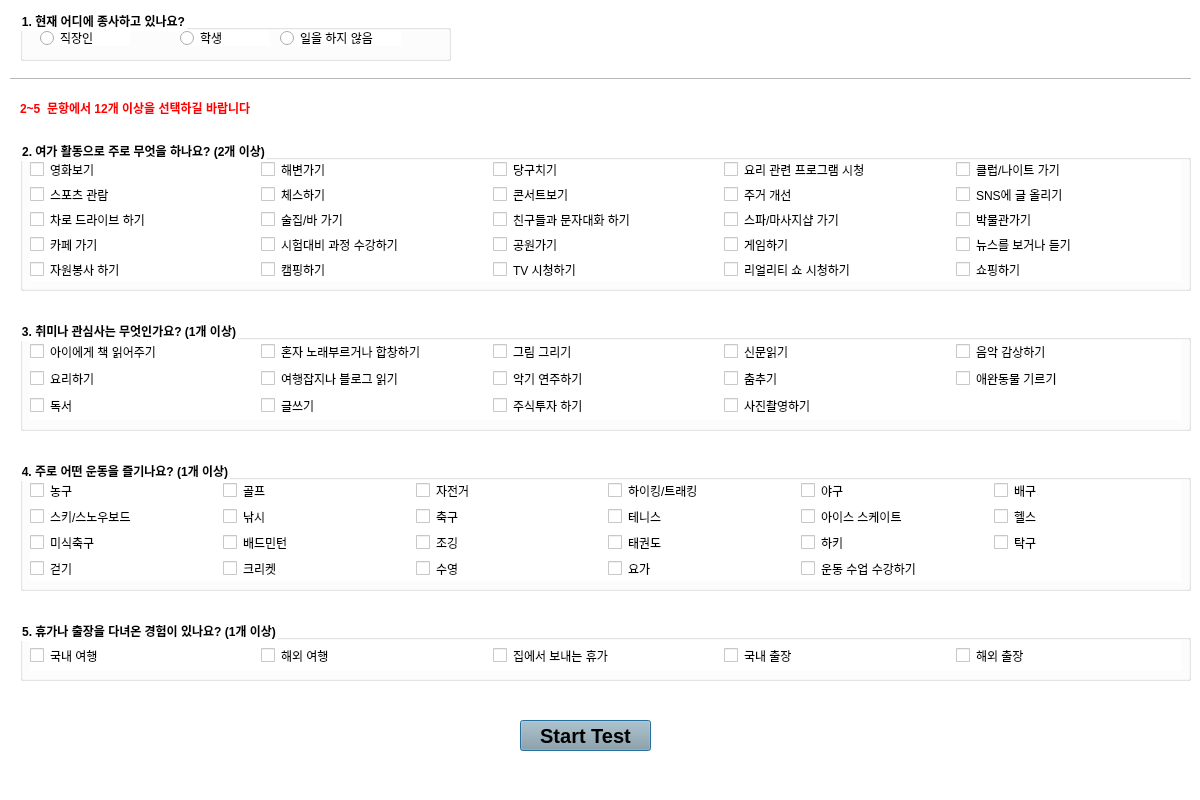
<?xml version="1.0" encoding="UTF-8"?>
<ui version="4.0">
 <class>SurveyDialog</class>
 <widget class="QDialog" name="SurveyDialog">
  <property name="geometry">
   <rect>
    <x>0</x>
    <y>0</y>
    <width>1200</width>
    <height>800</height>
   </rect>
  </property>
  <property name="sizePolicy">
   <sizepolicy hsizetype="Fixed" vsizetype="Fixed">
    <horstretch>0</horstretch>
    <verstretch>0</verstretch>
   </sizepolicy>
  </property>
  <property name="minimumSize">
   <size>
    <width>1200</width>
    <height>800</height>
   </size>
  </property>
  <property name="maximumSize">
   <size>
    <width>1200</width>
    <height>800</height>
   </size>
  </property>
  <property name="baseSize">
   <size>
    <width>1200</width>
    <height>800</height>
   </size>
  </property>
  <property name="windowTitle">
   <string>OPIc 연습기 - 설문조사</string>
  </property>
  <property name="windowIcon">
   <iconset>
    <normaloff>data/winicon.jpg</normaloff>data/winicon.jpg</iconset>
  </property>
  <property name="styleSheet">
   <string notr="true">background-color:white</string>
  </property>
  <widget class="QGroupBox" name="surveyGB1">
   <property name="geometry">
    <rect>
     <x>20</x>
     <y>10</y>
     <width>431</width>
     <height>51</height>
    </rect>
   </property>
   <property name="font">
    <font>
     <weight>75</weight>
     <bold>true</bold>
    </font>
   </property>
   <property name="styleSheet">
    <string notr="true">QRadioButton::indicator::checked {background-color: red}
QRadioButton::checked {color: red}</string>
   </property>
   <property name="title">
    <string>1. 현재 어디에 종사하고 있나요?</string>
   </property>
   <widget class="QRadioButton" name="RB_employee">
    <property name="geometry">
     <rect>
      <x>20</x>
      <y>20</y>
      <width>90</width>
      <height>16</height>
     </rect>
    </property>
    <property name="font">
     <font>
      <weight>50</weight>
      <bold>false</bold>
     </font>
    </property>
    <property name="text">
     <string>직장인</string>
    </property>
   </widget>
   <widget class="QRadioButton" name="RB_student">
    <property name="geometry">
     <rect>
      <x>160</x>
      <y>20</y>
      <width>90</width>
      <height>16</height>
     </rect>
    </property>
    <property name="font">
     <font>
      <weight>50</weight>
      <bold>false</bold>
     </font>
    </property>
    <property name="text">
     <string>학생</string>
    </property>
   </widget>
   <widget class="QRadioButton" name="RB_jobseeker">
    <property name="geometry">
     <rect>
      <x>260</x>
      <y>20</y>
      <width>121</width>
      <height>16</height>
     </rect>
    </property>
    <property name="text">
     <string>일을 하지 않음</string>
    </property>
   </widget>
  </widget>
  <widget class="QGroupBox" name="surveyGB2">
   <property name="geometry">
    <rect>
     <x>20</x>
     <y>140</y>
     <width>1171</width>
     <height>151</height>
    </rect>
   </property>
   <property name="font">
    <font>
     <weight>75</weight>
     <bold>true</bold>
    </font>
   </property>
   <property name="styleSheet">
    <string notr="true">QCheckBox::indicator::checked {background-color: red}
QCheckBox::checked {color: red}
</string>
   </property>
   <property name="title">
    <string>2. 여가 활동으로 주로 무엇을 하나요? (2개 이상)</string>
   </property>
   <widget class="QWidget" name="layoutWidget">
    <property name="geometry">
     <rect>
      <x>10</x>
      <y>20</y>
      <width>1151</width>
      <height>121</height>
     </rect>
    </property>
    <layout class="QGridLayout" name="survey_grid2">
     <item row="0" column="2">
      <widget class="QCheckBox" name="CB_billiards">
       <property name="font">
        <font>
         <weight>50</weight>
         <bold>false</bold>
        </font>
       </property>
       <property name="text">
        <string>당구치기</string>
       </property>
      </widget>
     </item>
     <item row="3" column="0">
      <widget class="QCheckBox" name="CB_cafe">
       <property name="font">
        <font>
         <weight>50</weight>
         <bold>false</bold>
        </font>
       </property>
       <property name="text">
        <string>카페 가기</string>
       </property>
      </widget>
     </item>
     <item row="2" column="1">
      <widget class="QCheckBox" name="CB_bar">
       <property name="font">
        <font>
         <weight>50</weight>
         <bold>false</bold>
        </font>
       </property>
       <property name="text">
        <string>술집/바 가기</string>
       </property>
      </widget>
     </item>
     <item row="3" column="1">
      <widget class="QCheckBox" name="CB_studyfortest">
       <property name="font">
        <font>
         <weight>50</weight>
         <bold>false</bold>
        </font>
       </property>
       <property name="text">
        <string>시험대비 과정 수강하기</string>
       </property>
      </widget>
     </item>
     <item row="1" column="0">
      <widget class="QCheckBox" name="CB_sportshow">
       <property name="font">
        <font>
         <weight>50</weight>
         <bold>false</bold>
        </font>
       </property>
       <property name="text">
        <string>스포츠 관람</string>
       </property>
      </widget>
     </item>
     <item row="2" column="4">
      <widget class="QCheckBox" name="CB_museum">
       <property name="font">
        <font>
         <weight>50</weight>
         <bold>false</bold>
        </font>
       </property>
       <property name="text">
        <string>박물관가기</string>
       </property>
      </widget>
     </item>
     <item row="4" column="3">
      <widget class="QCheckBox" name="CB_realityshow">
       <property name="font">
        <font>
         <weight>50</weight>
         <bold>false</bold>
        </font>
       </property>
       <property name="text">
        <string>리얼리티 쇼 시청하기</string>
       </property>
      </widget>
     </item>
     <item row="1" column="2">
      <widget class="QCheckBox" name="CB_concert">
       <property name="font">
        <font>
         <weight>50</weight>
         <bold>false</bold>
        </font>
       </property>
       <property name="text">
        <string>콘서트보기</string>
       </property>
      </widget>
     </item>
     <item row="2" column="3">
      <widget class="QCheckBox" name="CB_spa">
       <property name="font">
        <font>
         <weight>50</weight>
         <bold>false</bold>
        </font>
       </property>
       <property name="text">
        <string>스파/마사지샵 가기</string>
       </property>
      </widget>
     </item>
     <item row="1" column="1">
      <widget class="QCheckBox" name="CB_chess">
       <property name="font">
        <font>
         <weight>50</weight>
         <bold>false</bold>
        </font>
       </property>
       <property name="text">
        <string>체스하기</string>
       </property>
      </widget>
     </item>
     <item row="1" column="4">
      <widget class="QCheckBox" name="CB_sns">
       <property name="font">
        <font>
         <weight>50</weight>
         <bold>false</bold>
        </font>
       </property>
       <property name="text">
        <string>SNS에 글 올리기</string>
       </property>
      </widget>
     </item>
     <item row="4" column="2">
      <widget class="QCheckBox" name="CB_tv">
       <property name="font">
        <font>
         <weight>50</weight>
         <bold>false</bold>
        </font>
       </property>
       <property name="text">
        <string>TV 시청하기</string>
       </property>
      </widget>
     </item>
     <item row="0" column="3">
      <widget class="QCheckBox" name="CB_cookingshow">
       <property name="font">
        <font>
         <weight>50</weight>
         <bold>false</bold>
        </font>
       </property>
       <property name="text">
        <string>요리 관련 프로그램 시청</string>
       </property>
      </widget>
     </item>
     <item row="4" column="1">
      <widget class="QCheckBox" name="CB_camping">
       <property name="font">
        <font>
         <weight>50</weight>
         <bold>false</bold>
        </font>
       </property>
       <property name="text">
        <string>캠핑하기</string>
       </property>
      </widget>
     </item>
     <item row="1" column="3">
      <widget class="QCheckBox" name="CB_houseImprovement">
       <property name="font">
        <font>
         <weight>50</weight>
         <bold>false</bold>
        </font>
       </property>
       <property name="text">
        <string>주거 개선</string>
       </property>
      </widget>
     </item>
     <item row="2" column="2">
      <widget class="QCheckBox" name="CB_textmessage">
       <property name="font">
        <font>
         <weight>50</weight>
         <bold>false</bold>
        </font>
       </property>
       <property name="text">
        <string>친구들과 문자대화 하기</string>
       </property>
      </widget>
     </item>
     <item row="0" column="0">
      <widget class="QCheckBox" name="CB_movie">
       <property name="font">
        <font>
         <weight>50</weight>
         <bold>false</bold>
        </font>
       </property>
       <property name="styleSheet">
        <string notr="true"/>
       </property>
       <property name="text">
        <string>영화보기</string>
       </property>
      </widget>
     </item>
     <item row="0" column="4">
      <widget class="QCheckBox" name="CB_clubs">
       <property name="font">
        <font>
         <weight>50</weight>
         <bold>false</bold>
        </font>
       </property>
       <property name="text">
        <string>클럽/나이트 가기</string>
       </property>
      </widget>
     </item>
     <item row="0" column="1">
      <widget class="QCheckBox" name="CB_beach">
       <property name="font">
        <font>
         <weight>50</weight>
         <bold>false</bold>
        </font>
       </property>
       <property name="text">
        <string>해변가기</string>
       </property>
      </widget>
     </item>
     <item row="4" column="4">
      <widget class="QCheckBox" name="CB_shopping">
       <property name="font">
        <font>
         <weight>50</weight>
         <bold>false</bold>
        </font>
       </property>
       <property name="text">
        <string>쇼핑하기</string>
       </property>
      </widget>
     </item>
     <item row="2" column="0">
      <widget class="QCheckBox" name="CB_drive">
       <property name="font">
        <font>
         <weight>50</weight>
         <bold>false</bold>
        </font>
       </property>
       <property name="text">
        <string>차로 드라이브 하기</string>
       </property>
      </widget>
     </item>
     <item row="3" column="2">
      <widget class="QCheckBox" name="CB_park">
       <property name="font">
        <font>
         <weight>50</weight>
         <bold>false</bold>
        </font>
       </property>
       <property name="text">
        <string>공원가기</string>
       </property>
      </widget>
     </item>
     <item row="4" column="0">
      <widget class="QCheckBox" name="CB_volunteer">
       <property name="font">
        <font>
         <weight>50</weight>
         <bold>false</bold>
        </font>
       </property>
       <property name="text">
        <string>자원봉사 하기</string>
       </property>
      </widget>
     </item>
     <item row="3" column="3">
      <widget class="QCheckBox" name="CB_game">
       <property name="font">
        <font>
         <weight>50</weight>
         <bold>false</bold>
        </font>
       </property>
       <property name="text">
        <string>게임하기</string>
       </property>
      </widget>
     </item>
     <item row="3" column="4">
      <widget class="QCheckBox" name="CB_news">
       <property name="font">
        <font>
         <weight>50</weight>
         <bold>false</bold>
        </font>
       </property>
       <property name="text">
        <string>뉴스를 보거나 듣기</string>
       </property>
      </widget>
     </item>
    </layout>
   </widget>
  </widget>
  <widget class="Line" name="line">
   <property name="geometry">
    <rect>
     <x>10</x>
     <y>70</y>
     <width>1181</width>
     <height>16</height>
    </rect>
   </property>
   <property name="styleSheet">
    <string notr="true"/>
   </property>
   <property name="frameShadow">
    <enum>QFrame::Sunken</enum>
   </property>
   <property name="lineWidth">
    <number>0</number>
   </property>
   <property name="midLineWidth">
    <number>1</number>
   </property>
   <property name="orientation">
    <enum>Qt::Horizontal</enum>
   </property>
  </widget>
  <widget class="QLabel" name="label">
   <property name="geometry">
    <rect>
     <x>20</x>
     <y>100</y>
     <width>291</width>
     <height>16</height>
    </rect>
   </property>
   <property name="font">
    <font>
     <weight>75</weight>
     <italic>false</italic>
     <bold>true</bold>
    </font>
   </property>
   <property name="styleSheet">
    <string notr="true">color:red</string>
   </property>
   <property name="text">
    <string>2~5  문항에서 12개 이상을 선택하길 바랍니다</string>
   </property>
  </widget>
  <widget class="QGroupBox" name="surveyGB3">
   <property name="geometry">
    <rect>
     <x>20</x>
     <y>320</y>
     <width>1171</width>
     <height>111</height>
    </rect>
   </property>
   <property name="font">
    <font>
     <weight>75</weight>
     <bold>true</bold>
    </font>
   </property>
   <property name="styleSheet">
    <string notr="true">QCheckBox::indicator::checked {background-color: red}
QCheckBox::checked {color: red}
</string>
   </property>
   <property name="title">
    <string>3. 취미나 관심사는 무엇인가요? (1개 이상)</string>
   </property>
   <widget class="QWidget" name="gridLayoutWidget">
    <property name="geometry">
     <rect>
      <x>10</x>
      <y>20</y>
      <width>1151</width>
      <height>80</height>
     </rect>
    </property>
    <layout class="QGridLayout" name="survey_grid3">
     <item row="0" column="3">
      <widget class="QCheckBox" name="CB_newspaper">
       <property name="text">
        <string>신문읽기</string>
       </property>
      </widget>
     </item>
     <item row="1" column="3">
      <widget class="QCheckBox" name="CB_dance">
       <property name="text">
        <string>춤추기</string>
       </property>
      </widget>
     </item>
     <item row="0" column="2">
      <widget class="QCheckBox" name="CB_painting">
       <property name="text">
        <string>그림 그리기</string>
       </property>
      </widget>
     </item>
     <item row="0" column="4">
      <widget class="QCheckBox" name="CB_music">
       <property name="text">
        <string>음악 감상하기</string>
       </property>
      </widget>
     </item>
     <item row="1" column="1">
      <widget class="QCheckBox" name="CB_blog">
       <property name="text">
        <string>여행잡지나 블로그 읽기</string>
       </property>
      </widget>
     </item>
     <item row="0" column="1">
      <widget class="QCheckBox" name="CB_singing">
       <property name="text">
        <string>혼자 노래부르거나 합창하기</string>
       </property>
      </widget>
     </item>
     <item row="1" column="2">
      <widget class="QCheckBox" name="CB_musicInstument">
       <property name="text">
        <string>악기 연주하기</string>
       </property>
      </widget>
     </item>
     <item row="0" column="0">
      <widget class="QCheckBox" name="CB_readforkid">
       <property name="text">
        <string>아이에게 책 읽어주기</string>
       </property>
      </widget>
     </item>
     <item row="1" column="0">
      <widget class="QCheckBox" name="CB_cook">
       <property name="text">
        <string>요리하기</string>
       </property>
      </widget>
     </item>
     <item row="1" column="4">
      <widget class="QCheckBox" name="CB_pet">
       <property name="text">
        <string>애완동물 기르기</string>
       </property>
      </widget>
     </item>
     <item row="2" column="0">
      <widget class="QCheckBox" name="CB_book">
       <property name="text">
        <string>독서</string>
       </property>
      </widget>
     </item>
     <item row="2" column="1">
      <widget class="QCheckBox" name="CB_writing">
       <property name="text">
        <string>글쓰기</string>
       </property>
      </widget>
     </item>
     <item row="2" column="2">
      <widget class="QCheckBox" name="CB_invest">
       <property name="text">
        <string>주식투자 하기</string>
       </property>
      </widget>
     </item>
     <item row="2" column="3">
      <widget class="QCheckBox" name="CB_picture">
       <property name="text">
        <string>사진촬영하기</string>
       </property>
      </widget>
     </item>
    </layout>
   </widget>
  </widget>
  <widget class="QGroupBox" name="surveyGB4">
   <property name="geometry">
    <rect>
     <x>20</x>
     <y>460</y>
     <width>1171</width>
     <height>131</height>
    </rect>
   </property>
   <property name="font">
    <font>
     <weight>75</weight>
     <bold>true</bold>
    </font>
   </property>
   <property name="styleSheet">
    <string notr="true">QCheckBox::indicator::checked {background-color: red}
QCheckBox::checked {color: red}</string>
   </property>
   <property name="title">
    <string>4. 주로 어떤 운동을 즐기나요? (1개 이상)</string>
   </property>
   <widget class="QWidget" name="gridLayoutWidget_2">
    <property name="geometry">
     <rect>
      <x>10</x>
      <y>20</y>
      <width>1151</width>
      <height>101</height>
     </rect>
    </property>
    <layout class="QGridLayout" name="survey_grid4">
     <item row="2" column="0">
      <widget class="QCheckBox" name="CB_football">
       <property name="text">
        <string>미식축구</string>
       </property>
      </widget>
     </item>
     <item row="0" column="0">
      <widget class="QCheckBox" name="CB_basketball">
       <property name="text">
        <string>농구</string>
       </property>
      </widget>
     </item>
     <item row="0" column="3">
      <widget class="QCheckBox" name="CB_hiking">
       <property name="text">
        <string>하이킹/트래킹</string>
       </property>
      </widget>
     </item>
     <item row="0" column="1">
      <widget class="QCheckBox" name="CB_golf">
       <property name="text">
        <string>골프</string>
       </property>
      </widget>
     </item>
     <item row="0" column="2">
      <widget class="QCheckBox" name="CB_bicycle">
       <property name="text">
        <string>자전거</string>
       </property>
      </widget>
     </item>
     <item row="0" column="5">
      <widget class="QCheckBox" name="CB_vollyball">
       <property name="text">
        <string>배구</string>
       </property>
      </widget>
     </item>
     <item row="0" column="4">
      <widget class="QCheckBox" name="CB_baseball">
       <property name="text">
        <string>야구</string>
       </property>
      </widget>
     </item>
     <item row="1" column="0">
      <widget class="QCheckBox" name="CB_ski">
       <property name="text">
        <string>스키/스노우보드</string>
       </property>
      </widget>
     </item>
     <item row="3" column="0">
      <widget class="QCheckBox" name="CB_walk">
       <property name="text">
        <string>걷기</string>
       </property>
      </widget>
     </item>
     <item row="1" column="1">
      <widget class="QCheckBox" name="CB_fishing">
       <property name="text">
        <string>낚시</string>
       </property>
      </widget>
     </item>
     <item row="1" column="2">
      <widget class="QCheckBox" name="CB_soccer">
       <property name="text">
        <string>축구</string>
       </property>
      </widget>
     </item>
     <item row="1" column="3">
      <widget class="QCheckBox" name="CB_tennis">
       <property name="text">
        <string>테니스</string>
       </property>
      </widget>
     </item>
     <item row="1" column="4">
      <widget class="QCheckBox" name="CB_iceskate">
       <property name="text">
        <string>아이스 스케이트</string>
       </property>
      </widget>
     </item>
     <item row="1" column="5">
      <widget class="QCheckBox" name="CB_workout">
       <property name="text">
        <string>헬스</string>
       </property>
      </widget>
     </item>
     <item row="2" column="1">
      <widget class="QCheckBox" name="CB_badminton">
       <property name="text">
        <string>배드민턴</string>
       </property>
      </widget>
     </item>
     <item row="2" column="2">
      <widget class="QCheckBox" name="CB_jog">
       <property name="text">
        <string>조깅</string>
       </property>
      </widget>
     </item>
     <item row="2" column="3">
      <widget class="QCheckBox" name="CB_taewondo">
       <property name="text">
        <string>태권도</string>
       </property>
      </widget>
     </item>
     <item row="2" column="4">
      <widget class="QCheckBox" name="CB_hockey">
       <property name="text">
        <string>하키</string>
       </property>
      </widget>
     </item>
     <item row="2" column="5">
      <widget class="QCheckBox" name="CB_pingpong">
       <property name="text">
        <string>탁구</string>
       </property>
      </widget>
     </item>
     <item row="3" column="1">
      <widget class="QCheckBox" name="CB_cricket">
       <property name="text">
        <string>크리켓</string>
       </property>
      </widget>
     </item>
     <item row="3" column="2">
      <widget class="QCheckBox" name="CB_swimming">
       <property name="text">
        <string>수영</string>
       </property>
      </widget>
     </item>
     <item row="3" column="3">
      <widget class="QCheckBox" name="CB_yoga">
       <property name="text">
        <string>요가</string>
       </property>
      </widget>
     </item>
     <item row="3" column="4">
      <widget class="QCheckBox" name="CB_exerciseClass">
       <property name="text">
        <string>운동 수업 수강하기</string>
       </property>
      </widget>
     </item>
    </layout>
   </widget>
  </widget>
  <widget class="QGroupBox" name="surveyGB5">
   <property name="geometry">
    <rect>
     <x>20</x>
     <y>620</y>
     <width>1171</width>
     <height>61</height>
    </rect>
   </property>
   <property name="font">
    <font>
     <weight>75</weight>
     <bold>true</bold>
    </font>
   </property>
   <property name="styleSheet">
    <string notr="true">QCheckBox::indicator::checked {background-color: red}
QCheckBox::checked {color: red}</string>
   </property>
   <property name="title">
    <string>5. 휴가나 출장을 다녀온 경험이 있나요? (1개 이상)</string>
   </property>
   <widget class="QWidget" name="horizontalLayoutWidget">
    <property name="geometry">
     <rect>
      <x>10</x>
      <y>20</y>
      <width>1151</width>
      <height>31</height>
     </rect>
    </property>
    <layout class="QHBoxLayout" name="survey_horiz">
     <item>
      <widget class="QCheckBox" name="CB_domesticVacation">
       <property name="text">
        <string>국내 여행</string>
       </property>
      </widget>
     </item>
     <item>
      <widget class="QCheckBox" name="CB_overseasVacation">
       <property name="text">
        <string>해외 여행</string>
       </property>
      </widget>
     </item>
     <item>
      <widget class="QCheckBox" name="CB_homeVacation">
       <property name="text">
        <string>집에서 보내는 휴가</string>
       </property>
      </widget>
     </item>
     <item>
      <widget class="QCheckBox" name="CB_domesticTravel">
       <property name="text">
        <string>국내 출장</string>
       </property>
      </widget>
     </item>
     <item>
      <widget class="QCheckBox" name="CB_overseasTravel">
       <property name="text">
        <string>해외 출장</string>
       </property>
      </widget>
     </item>
    </layout>
   </widget>
  </widget>
  <widget class="QPushButton" name="BTN_startTest">
   <property name="enabled">
    <bool>true</bool>
   </property>
   <property name="geometry">
    <rect>
     <x>520</x>
     <y>720</y>
     <width>131</width>
     <height>31</height>
    </rect>
   </property>
   <property name="font">
    <font>
     <pointsize>15</pointsize>
     <weight>75</weight>
     <bold>true</bold>
    </font>
   </property>
   <property name="styleSheet">
    <string notr="true">background-color:rgb(144, 159, 166)</string>
   </property>
   <property name="text">
    <string>Start Test</string>
   </property>
  </widget>
  <zorder>surveyGB1</zorder>
  <zorder>surveyGB2</zorder>
  <zorder>label</zorder>
  <zorder>surveyGB3</zorder>
  <zorder>surveyGB4</zorder>
  <zorder>line</zorder>
  <zorder>surveyGB5</zorder>
  <zorder>BTN_startTest</zorder>
 </widget>
 <tabstops>
  <tabstop>RB_student</tabstop>
  <tabstop>RB_employee</tabstop>
  <tabstop>CB_movie</tabstop>
  <tabstop>CB_beach</tabstop>
  <tabstop>CB_billiards</tabstop>
  <tabstop>CB_cookingshow</tabstop>
  <tabstop>CB_clubs</tabstop>
  <tabstop>CB_sportshow</tabstop>
  <tabstop>CB_chess</tabstop>
  <tabstop>CB_concert</tabstop>
  <tabstop>CB_houseImprovement</tabstop>
  <tabstop>BTN_startTest</tabstop>
  <tabstop>CB_sns</tabstop>
  <tabstop>CB_drive</tabstop>
  <tabstop>CB_bar</tabstop>
  <tabstop>CB_textmessage</tabstop>
  <tabstop>CB_spa</tabstop>
  <tabstop>CB_museum</tabstop>
  <tabstop>CB_cafe</tabstop>
  <tabstop>CB_studyfortest</tabstop>
  <tabstop>CB_readforkid</tabstop>
  <tabstop>CB_singing</tabstop>
  <tabstop>CB_painting</tabstop>
  <tabstop>CB_newspaper</tabstop>
  <tabstop>CB_music</tabstop>
  <tabstop>CB_cook</tabstop>
  <tabstop>CB_blog</tabstop>
  <tabstop>CB_musicInstument</tabstop>
  <tabstop>CB_dance</tabstop>
  <tabstop>CB_pet</tabstop>
  <tabstop>CB_book</tabstop>
  <tabstop>CB_writing</tabstop>
  <tabstop>CB_invest</tabstop>
  <tabstop>CB_picture</tabstop>
  <tabstop>CB_basketball</tabstop>
  <tabstop>CB_golf</tabstop>
  <tabstop>CB_bicycle</tabstop>
  <tabstop>CB_hiking</tabstop>
  <tabstop>CB_baseball</tabstop>
  <tabstop>CB_vollyball</tabstop>
  <tabstop>CB_ski</tabstop>
  <tabstop>CB_football</tabstop>
  <tabstop>CB_walk</tabstop>
  <tabstop>CB_fishing</tabstop>
  <tabstop>CB_soccer</tabstop>
  <tabstop>CB_tennis</tabstop>
  <tabstop>CB_iceskate</tabstop>
  <tabstop>CB_workout</tabstop>
  <tabstop>CB_badminton</tabstop>
  <tabstop>CB_jog</tabstop>
  <tabstop>CB_taewondo</tabstop>
  <tabstop>CB_hockey</tabstop>
  <tabstop>CB_pingpong</tabstop>
  <tabstop>CB_cricket</tabstop>
  <tabstop>CB_swimming</tabstop>
  <tabstop>CB_yoga</tabstop>
  <tabstop>CB_exerciseClass</tabstop>
  <tabstop>CB_domesticVacation</tabstop>
  <tabstop>CB_overseasVacation</tabstop>
  <tabstop>CB_homeVacation</tabstop>
  <tabstop>CB_domesticTravel</tabstop>
  <tabstop>CB_overseasTravel</tabstop>
  <tabstop>CB_park</tabstop>
  <tabstop>CB_game</tabstop>
  <tabstop>CB_news</tabstop>
  <tabstop>CB_volunteer</tabstop>
  <tabstop>CB_camping</tabstop>
  <tabstop>CB_tv</tabstop>
  <tabstop>CB_realityshow</tabstop>
  <tabstop>CB_shopping</tabstop>
 </tabstops>
 <resources/>
 <connections/>
</ui>
